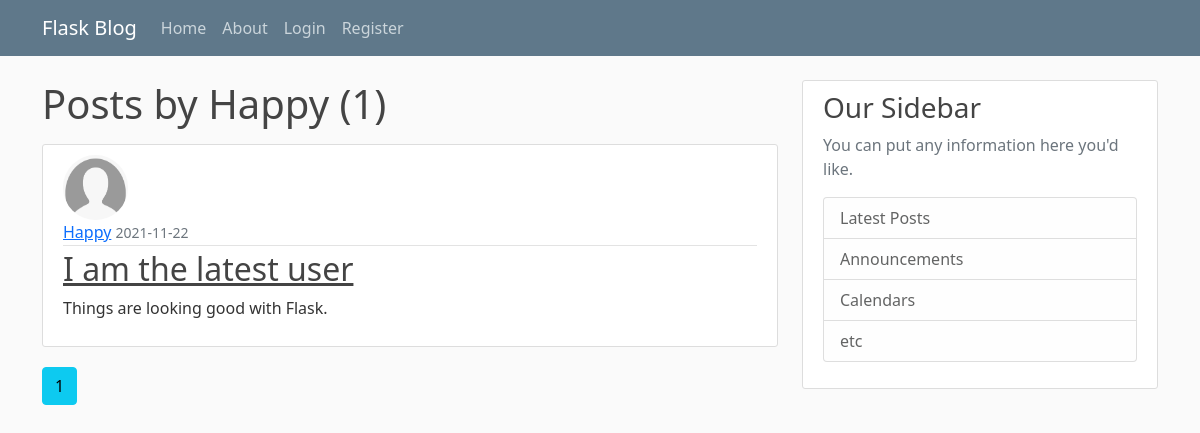
The app's page /user/Happy, older data.
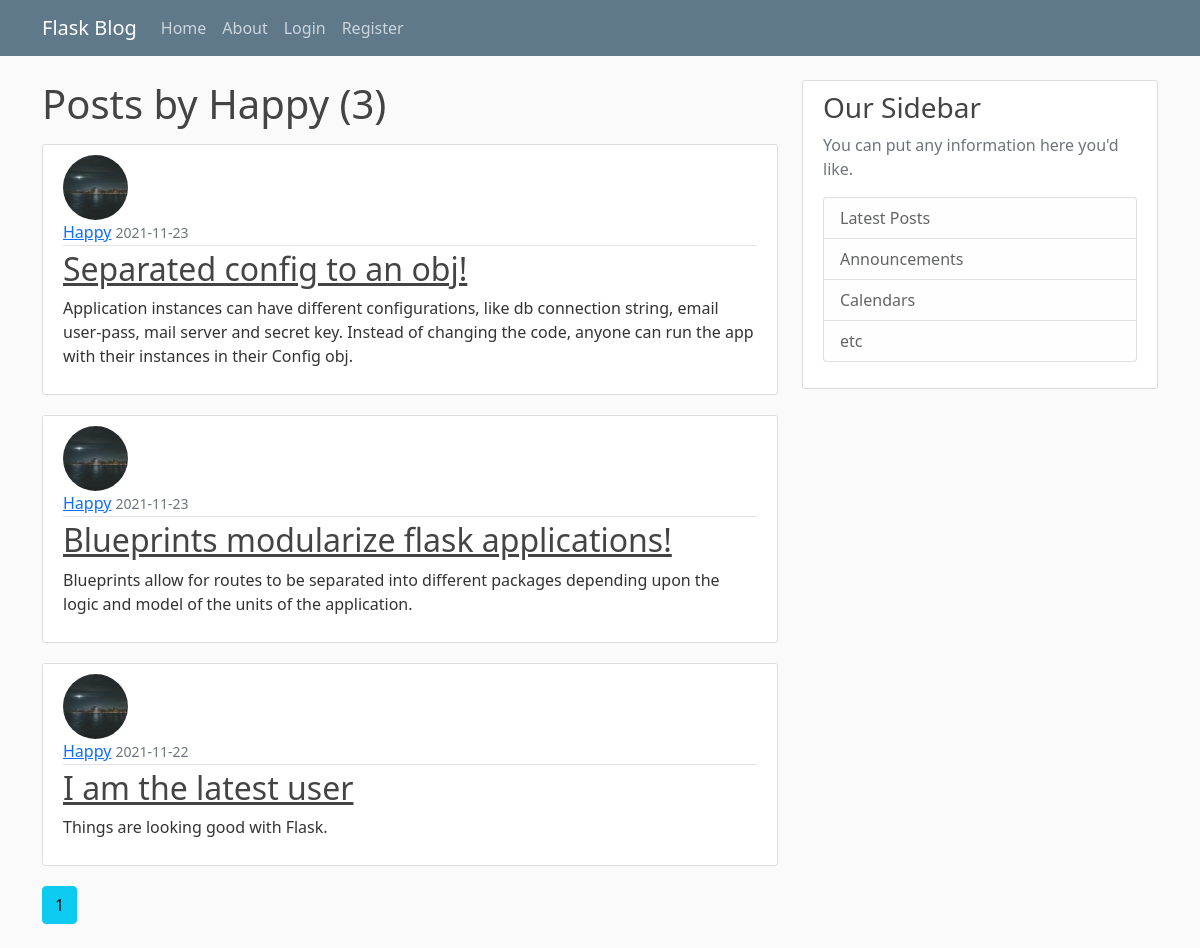
The same page, newer data.
### flaskblog/models.py (models this page shows, shortened)
class User(flaskblog.db.Model, UserMixin):
    id = flaskblog.db.Column(flaskblog.db.Integer, primary_key=True)
    username = flaskblog.db.Column(
        flaskblog.db.String(20), unique=True, nullable=False)
    email = flaskblog.db.Column(
        flaskblog.db.String(120), unique=True, nullable=False)
    image_file = flaskblog.db.Column(
        flaskblog.db.String(20), nullable=False, default="default.jpg")  # going to be hashed
    password = flaskblog.db.Column(flaskblog.db.String(60), nullable=False)
    posts = flaskblog.db.relationship("Post", backref="author", lazy=True)

class Post(flaskblog.db.Model):
    id = flaskblog.db.Column(flaskblog.db.Integer, primary_key=True)
    title = flaskblog.db.Column(flaskblog.db.String(100), nullable=False)
    date_posted = flaskblog.db.Column(
        flaskblog.db.DateTime, nullable=False, default=datetime.utcnow)
    content = flaskblog.db.Column(flaskblog.db.Text, nullable=False)
    user_id = flaskblog.db.Column(flaskblog.db.Integer, flaskblog.db.ForeignKey(
        "user.id"), nullable=False)

### flaskblog/users/routes.py (the view)
@users.route("/user/<string:username>")
def user_posts(username: str) -> str:
    page = flask.request.args.get("page", 1, type=int)
    user = User.query.filter_by(username=username).first_or_404()
    posts = Post.query.filter_by(author=user).order_by(
        Post.date_posted.desc()).paginate(page=page, per_page=5)
    return flask.render_template("user_posts.html", posts=posts, user=user)

### flaskblog/templates/user_posts.html
{% extends "layout.html" %}
{% block content %}
    <h1 class="mb-3">Posts by {{ user.username }} ({{ posts.total }})</h1>
  {% for post in posts.items %}
    <article class="media content-section">
      <img
        class="rounded-circle article-img"
        src="{{url_for('static', filename='profile_pics/' + post.author.image_file)}}"
      />
      <div class="media-body">
        <div class="article-metadata">
          <a class="mr-2" href="{{ url_for('users.user_posts', username=post.author.username) }}">{{ post.author.username }}</a>
          <small class="text-muted"
            >{{ post.date_posted.strftime("%Y-%m-%d") }}</small
          >
        </div>
        <h2><a class="article-title" href="{{url_for('posts.post', post_id=post.id)}}">{{ post.title }}</a></h2>
        <p class="article-content">{{ post.content }}</p>
      </div>
    </article>
  {% endfor %}
  {% for page_num in posts.iter_pages(left_edge=1, right_edge=1, left_current=1, right_current=2) %}
    {% if page_num %}
      {% if posts.page == page_num %}
        <a href="{{ url_for('users.user_posts', username=user.username, page=page_num) }}" class="btn btn-info mb-4">{{ page_num }}</a>
      {% else %}
        <a href="{{ url_for('users.user_posts', username=user.username, page=page_num) }}" class="btn btn-outline-info mb-4">{{ page_num }}</a>
      {% endif %}
    {% else %}
      ...
    {% endif %}
  {% endfor %}
{% endblock content %}

### flaskblog/templates/layout.html (shortened to what this page needs)
<!DOCTYPE html>
<html lang="en">
	<head>
		<link
			href="https://cdn.jsdelivr.net/npm/bootstrap@5.1.3/dist/css/bootstrap.min.css"
			rel="stylesheet"
		/>
        <link rel="stylesheet" type="text/css" href="{{ url_for('static', filename='main.css') }}">
	</head>
	<body>
		<header class="site-header">
			<nav class="navbar navbar-expand-md navbar-dark bg-steel fixed-top">
				<div class="container">
					<a class="navbar-brand mr-4" href="/">Flask Blog</a>
					<div class="collapse navbar-collapse" id="navbarToggle">
						<div class="navbar-nav mr-auto">
							<a class="nav-item nav-link" href="{{ url_for('main.home') }}">Home</a>
							<a class="nav-item nav-link" href="{{ url_for('main.about') }}">About</a>
						</div>
						<div class="navbar-nav">
							{% if current_user.is_authenticated %}
								<a class="nav-item nav-link" href="{{url_for('posts.new_post')}}">New Post</a>
								<a class="nav-item nav-link" href="{{ url_for('users.account') }}">Account</a>
								<a class="nav-item nav-link" href="{{ url_for('users.logout') }}">Log out</a>
							{% else %}
								<a class="nav-item nav-link" href="{{ url_for('users.login') }}">Login</a>
								<a class="nav-item nav-link" href="{{ url_for('users.register') }}"
									>Register</a
								>
							{% endif %}
						</div>
					</div>
				</div>
			</nav>
		</header>
		<main role="main" class="container">
            <div class="row">
              <div class="col-md-8">
                {% block content %}{% endblock %}
              </div>
              <div class="col-md-4">
                <div class="content-section">
                  <h3>Our Sidebar</h3>
                  <p class='text-muted'>You can put any information here you'd like.
                    <ul class="list-group">
                      <li class="list-group-item list-group-item-light">Latest Posts</li>
                      <li class="list-group-item list-group-item-light">Announcements</li>
                      <li class="list-group-item list-group-item-light">Calendars</li>
                      <li class="list-group-item list-group-item-light">etc</li>
                    </ul>
                  </p>
                </div>
              </div>
            </div>
          </main>
	</body>
</html>

### flaskblog/static/main.css (style rules this page uses)
body { background: #fafafa; color: #333333; margin-top: 5rem; }
h1, h2, h3, h4, h5, h6 { color: #444444; }
.bg-steel { background-color: #5f788a; }
.site-header .navbar-nav .nav-link { color: #cbd5db; }
.content-section { background: #ffffff; padding: 10px 20px; border: 1px solid #dddddd; border-radius: 3px; margin-bottom: 20px; }
.article-title { color: #444444; }
.article-content { white-space: pre-line; }
.article-img { height: 65px; width: 65px; margin-right: 16px; }
.article-metadata { padding-bottom: 1px; margin-bottom: 4px; border-bottom: 1px solid #e3e3e3 }

Row changes from the older to the newer data that the page shows:
added Post: image_file (picture), author.username "Happy", date_posted "2021-11-23", title "Separated config to an obj!", content "Application instances can have different configurations, like db connection string, email user-pass, mail server and secret key. Instead of changing the code, anyone can run the app with their instances in their Config obj."
added Post: image_file (picture), author.username "Happy", date_posted "2021-11-23", title "Blueprints modularize flask applications!", content "Blueprints allow for routes to be separated into different packages depending upon the logic and model of the units of the application."
changed through a linked row, Post "I am the latest user": image_file: picture added in place of a placeholder
Text that changed along with them:
{{ posts.total }}: "1" → "3"
